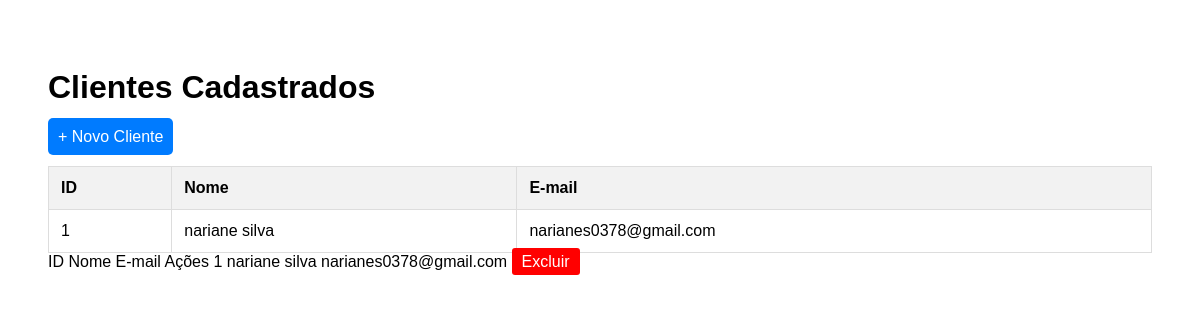
Page /clientes/ on the earlier database version.
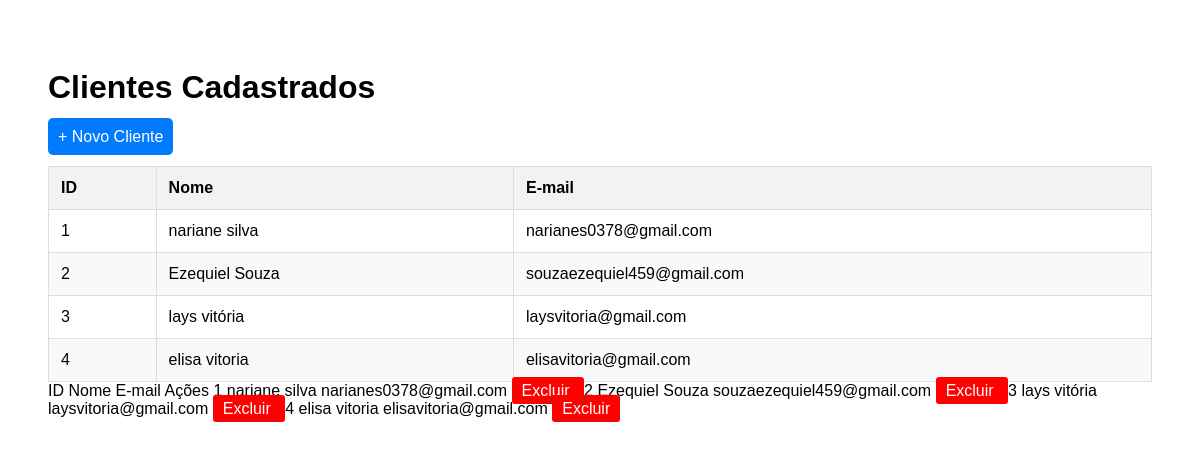
Same page on the later database version.
### cadastro/models.py (models this page shows, shortened)
class Cliente(models.Model):
    nome = models.CharField(max_length=100)
    email = models.EmailField()
    criado_em =models.DateTimeField(auto_now_add=True)

### cadastro/views.py (the view)
# urls.py: path('clientes/', lista_clientes, name='lista_clientes'),
def lista_clientes(request):
    clientes = Cliente.objects.all()
    return render(request, 'lista_clientes.html', {'clientes': clientes})

### cadastro/templates/lista_clientes.html (shortened to what this page needs)
<!DOCTYPE html>
<html lang="pt-br">
<head>
</head>
<body>
    <h1>Clientes Cadastrados</h1>
    <a href="{% url 'cadastrar_cliente' %}" class="btn-novo">+ Novo Cliente</a>
    <table>
        <thead>
            <tr>
                <th>ID</th>
                <th>Nome</th>
                <th>E-mail</th>
            </tr>
        </thead>
        <tbody>
            {% for cliente in clientes %}
            <tr>
                <td>{{ cliente.id }}</td>
                <td>{{ cliente.nome }}</td>
                <td>{{ cliente.email }}</td>
            </tr>
            {% empty %}
            <tr>
                <td colspan="3">Nenhum cliente cadastrado ainda.</td>
            </tr>
            {% endfor %}
        </tbody>
    </table>
</body>
</html>
<thead>
    <tr>
        <th>ID</th>
        <th>Nome</th>
        <th>E-mail</th>
        <th>Ações</th> </tr>
</thead>
<tbody>
    {% for cliente in clientes %}
    <tr>
        <td>{{ cliente.id }}</td>
        <td>{{ cliente.nome }}</td>
        <td>{{ cliente.email }}</td>
        <td>
            <a href="{% url 'excluir_cliente' cliente.id %}"
               style="color: white; background: red; padding: 5px 10px; text-decoration: none; border-radius: 3px;"
               onclick="return confirm('Tem certeza que deseja excluir?')">
               Excluir
            </a>
        </td>
    </tr>
    {% endfor %}
</tbody>

### cadastro/templates/lista_clientes.html (style rules this page uses)
body { font-family: Arial, sans-serif; padding: 40px; }
table { width: 100%; border-collapse: collapse; margin-top: 20px; }
th, td { border: 1px solid #ddd; padding: 12px; text-align: left; }
th { background-color: #f2f2f2; }
tr:nth-child(even) { background-color: #f9f9f9; }
.btn-novo { background: #007bff; color: white; padding: 10px; text-decoration: none; border-radius: 5px; }

Differences in the rows shown:
added Cliente: id "2", nome "Ezequiel Souza", email "souzaezequiel459@gmail.com"
added Cliente: id "3", nome "lays vitória", email "laysvitoria@gmail.com"
added Cliente: id "4", nome "elisa vitoria", email "elisavitoria@gmail.com"
